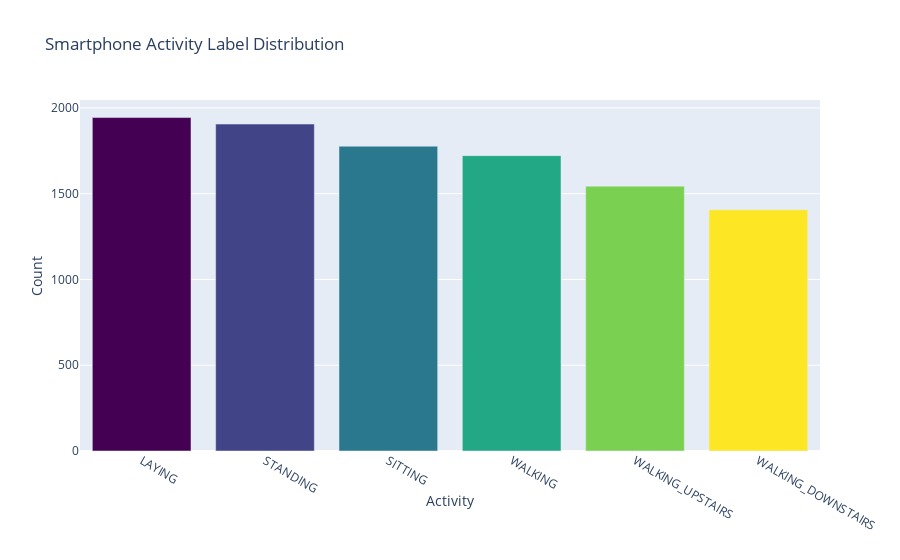

The notebook cell saved with this chart:
### Code cell
# Plotting data
label_counts = label.value_counts()

# Get colors
n = label_counts.shape[0]
colormap = get_cmap('viridis')
colors = [rgb2hex(colormap(col)) for col in np.arange(0, 1.01, 1/(n-1))]

# Create plot
data = go.Bar(x = label_counts.index,
              y = label_counts,
              marker = dict(color = colors))

layout = go.Layout(title = 'Smartphone Activity Label Distribution',
                   xaxis = dict(title = 'Activity'),
                   yaxis = dict(title = 'Count'))

fig = go.Figure(data=[data], layout=layout)
iplot(fig)

### Figure 1 — Plotly figure (JSON) as saved in the notebook; plotly's stock layout.template omitted (floating-point values rounded to 4 significant figures)
{"data": [{"marker": {"color": ["#440154", "#414487", "#2a788e", "#22a884", "#7ad151", "#fde725"]}, "type": "bar", "x": ["LAYING", "STANDING", "SITTING", "WALKING", "WALKING_UPSTAIRS", "WALKING_DOWNSTAIRS"], "y": [1944, 1906, 1777, 1722, 1544, 1406]}], "layout": {"autosize": true, "title": {"text": "Smartphone Activity Label Distribution"}, "xaxis": {"autorange": true, "range": [-0.5, 5.5], "title": {"text": "Activity"}, "type": "category"}, "yaxis": {"autorange": true, "range": [0, 2046.0], "title": {"text": "Count"}, "type": "linear"}}}
